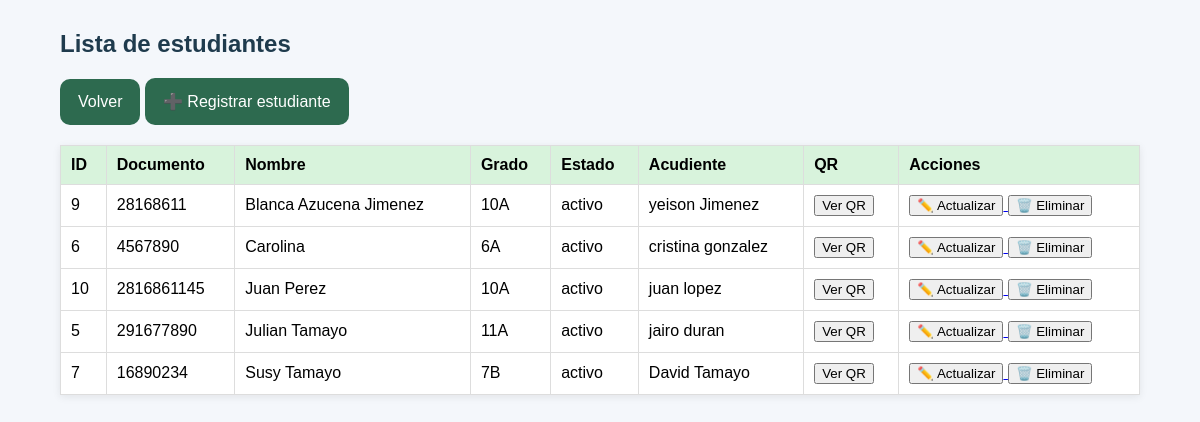
The page /coordinador/estudiantes (signed in) on the database its author committed.
### tables this page shows
CREATE TABLE acudiente (
    id_acudiente INTEGER PRIMARY KEY AUTOINCREMENT,
    nombre TEXT,
    telefono TEXT,
    parentesco TEXT,
    email TEXT,
    estado TEXT,
    created_at DATETIME DEFAULT CURRENT_TIMESTAMP
, id_estudiante INTEGER);

CREATE TABLE estudiante (
    id_estudiante INTEGER PRIMARY KEY AUTOINCREMENT,
    documento TEXT,
    nombre TEXT,
    grado TEXT,
    estado TEXT,
    qr_hash TEXT UNIQUE,
    created_at DATETIME DEFAULT CURRENT_TIMESTAMP
);

### web_app.py (the view)
@app.route("/coordinador/estudiantes")
def ver_estudiantes_web():
    if "rol" not in session or session["rol"] not in ["Coordinador", "Administrador", "Rectora"]:
        return redirect(url_for("login"))
    conn = get_connection()
    cursor = conn.cursor()
    cursor.execute("""
        SELECT e.id_estudiante, e.documento, e.nombre, e.grado, e.estado,
               a.nombre AS acudiente_nombre
        FROM estudiante e
        LEFT JOIN acudiente a ON e.id_estudiante = a.id_estudiante
        ORDER BY e.nombre ASC
    """)
    estudiantes = cursor.fetchall()
    conn.close()
    return render_template(
        "estudiantes.html",
        estudiantes=estudiantes,
        nombre=session["nombre"]
    )

### config.py (called while the page is built)
def get_connection():
    conn = sqlite3.connect(DATABASE)
    conn.row_factory = sqlite3.Row
    return conn

### templates/estudiantes.html (shortened to what this page needs)
<!DOCTYPE html>
<html lang="es">
<head>
    <link rel="stylesheet" href="{{ url_for('static', filename='css/style.css') }}">
</head>
<body>
    <div class="container">
        <h2>Lista de estudiantes</h2>
        <a class="btn" href="{{ url_for('panel_coordinador') }}">Volver</a>
        <a class="btn" href="{{ url_for('registrar_estudiante_web') }}">➕ Registrar estudiante</a>
        <table>
            <thead>
                <tr>
                    <th>ID</th>
                    <th>Documento</th>
                    <th>Nombre</th>
                    <th>Grado</th>
                    <th>Estado</th>
                    <th>Acudiente</th>
                    <th>QR</th>
                    <th>Acciones</th>
                </tr>
            </thead>
            <tbody>
                {% for e in estudiantes %}
                <tr>
                    <td>{{ e[0] }}</td>
                    <td>{{ e[1] }}</td>
                    <td>{{ e[2] }}</td>
                    <td>{{ e[3] }}</td>
                    <td>{{ e[4] }}</td>
                    <td>{{ e[5] or 'Sin acudiente' }}</td>
                    <td>
                        <a href="{{ url_for('ver_qr_estudiante', documento=e[1]) }}" target="_blank">
                            <button type="button" class="btn-ver">Ver QR</button>
                        </a>
                    </td>
                    <td>
                        <a href="{{ url_for('editar_estudiante', id_estudiante=e[0]) }}">
                            <button type="button" class="btn-editar">✏️ Actualizar</button>
                        </a>
                        <form action="{{ url_for('eliminar_estudiante_web', id_estudiante=e[0]) }}"
                              method="POST"
                              style="display:inline;">
                            <button class="btn-eliminar" type="submit"
                                onclick="return confirm('¿Seguro que deseas eliminar este estudiante definitivamente?')">
                                🗑️ Eliminar
                            </button>
                        </form>
                    </td>
                </tr>
                {% endfor %}
            </tbody>
        </table>
    </div>
</body>
</html>

### static/css/style.css (style rules this page uses)
body { font-family: Arial, sans-serif; background: #f4f7fb; margin: 0; padding: 0; }
.container { width: 90%; max-width: 1100px; margin: 30px auto; }
h1, h2 { color: #1f3b4d; }
.card-link, .btn { display: inline-block; background: #2d6a4f; color: white; text-decoration: none; padding: 14px 18px; border-radius: 10px; text-align: center; border: none; cursor: pointer; }
table { width: 100%; border-collapse: collapse; background: white; margin-top: 20px; box-shadow: 0 2px 8px rgba(0,0,0,0.08); }
table th, table td { border: 1px solid #ddd; padding: 10px; text-align: left; }
table th { background: #d8f3dc; }

### rows shown on the page
acudiente: id_estudiante "9", documento "28168611", nombre "Blanca Azucena Jimenez", grado "10A", estado "activo", nombre "yeison Jimenez"
acudiente: id_estudiante "6", documento "4567890", nombre "Carolina", grado "6A", estado "activo", nombre "cristina gonzalez"
acudiente: id_estudiante "10", documento "2816861145", nombre "Juan Perez", grado "10A", estado "activo", nombre "juan lopez"
acudiente: id_estudiante "5", documento "291677890", nombre "Julian Tamayo", grado "11A", estado "activo", nombre "jairo duran"
acudiente: id_estudiante "7", documento "16890234", nombre "Susy Tamayo", grado "7B", estado "activo", nombre "David Tamayo"
